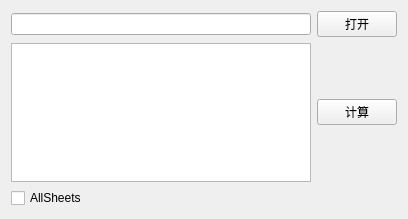
<?xml version="1.0" encoding="UTF-8"?>
<ui version="4.0">
 <class>Form</class>
 <widget class="QWidget" name="Form">
  <property name="geometry">
   <rect>
    <x>0</x>
    <y>0</y>
    <width>408</width>
    <height>219</height>
   </rect>
  </property>
  <property name="windowTitle">
   <string>Form</string>
  </property>
  <layout class="QGridLayout" name="gridLayout">
   <item row="0" column="1">
    <widget class="QPushButton" name="Open">
     <property name="text">
      <string>打开</string>
     </property>
    </widget>
   </item>
   <item row="0" column="0">
    <widget class="QLineEdit" name="lineEdit"/>
   </item>
   <item row="2" column="0">
    <widget class="QCheckBox" name="AllSheets">
     <property name="text">
      <string>AllSheets</string>
     </property>
    </widget>
   </item>
   <item row="1" column="0">
    <widget class="QListView" name="filelist"/>
   </item>
   <item row="1" column="1">
    <widget class="QPushButton" name="Calc">
     <property name="text">
      <string>计算</string>
     </property>
    </widget>
   </item>
  </layout>
 </widget>
 <resources/>
 <connections/>
</ui>
